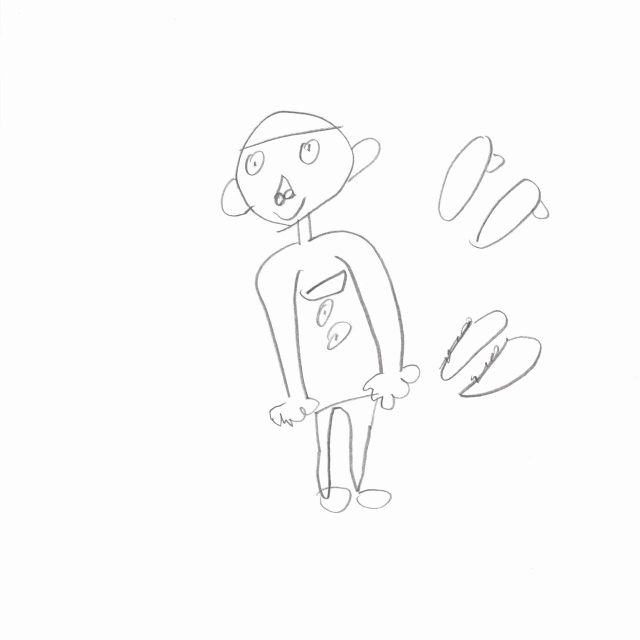
//> input picture test.jpg, 1280 x 1280 px (shown at 1/2 size)
$ ./direct_pipeline_remaining_test ../../../test.jpg   (built with g++ and OpenCV 4)
//> lines starting //> are read from the running program, lines starting //| are printed output that depends on the picture; after the words box and inside, x2 and y2 are one past the last pixel; in counts of white or black regions, pixels touching at a corner belong together
//> further down, original is the input picture: 1280 rows x 1280 cols, CV_8UC3; mean B, G, R 251.1, 251.1, 251.1
#include <opencv2/opencv.hpp>

#include <chrono>
#include <filesystem>
#include <fstream>
#include <iomanip>
#include <iostream>
#include <string>
#include <vector>

namespace fs = std::filesystem;

struct BinaryStats {
    int foregroundPixels;
    int components;
    int smallComponents;
};

static cv::Mat resizeKeepingAspectRatio(const cv::Mat& input, int targetSize) {
//> called with targetSize = 768
    const double scale = std::min(
        static_cast<double>(targetSize) / input.cols,
        static_cast<double>(targetSize) / input.rows
    );
    const int newWidth = static_cast<int>(input.cols * scale);
    const int newHeight = static_cast<int>(input.rows * scale);

    cv::Mat resized;
    cv::resize(input, resized, cv::Size(newWidth, newHeight), 0, 0, cv::INTER_AREA);
    return resized;
}

static cv::Mat denoise(const cv::Mat& input) {
    cv::Mat output;
    cv::GaussianBlur(input, output, cv::Size(3, 3), 0);
    return output;
}

static cv::Mat toGray(const cv::Mat& input) {
    cv::Mat gray;
    cv::cvtColor(input, gray, cv::COLOR_BGR2GRAY);
    return gray;
}

static cv::Mat adaptiveBinary(const cv::Mat& gray, int blockSize, int c) {
//> called with blockSize = 7, c = 3
    cv::Mat binary;
    cv::adaptiveThreshold(
        gray,
        binary,
        255,
        cv::ADAPTIVE_THRESH_GAUSSIAN_C,
        cv::THRESH_BINARY_INV,
        blockSize,
        c
    );
//> binary: 768 rows x 768 cols, CV_8UC1; 2.1% white in thin lines or dots, all inside (x1, y1, x2, y2) = (22, 15, 659, 683)
    return binary;
}

static cv::Mat otsuBinary(const cv::Mat& gray) {
    cv::Mat binary;
    cv::threshold(gray, binary, 0, 255, cv::THRESH_BINARY_INV | cv::THRESH_OTSU);
    return binary;
}

static cv::Mat addLightingGradient(const cv::Mat& gray) {
    cv::Mat shaded(gray.size(), gray.type());
    for (int y = 0; y < gray.rows; ++y) {
        for (int x = 0; x < gray.cols; ++x) {
            const double ratio = static_cast<double>(x) / std::max(1, gray.cols - 1);
            const double factor = 0.62 + 0.38 * ratio;
            shaded.at<uchar>(y, x) = cv::saturate_cast<uchar>(gray.at<uchar>(y, x) * factor);
        }
    }
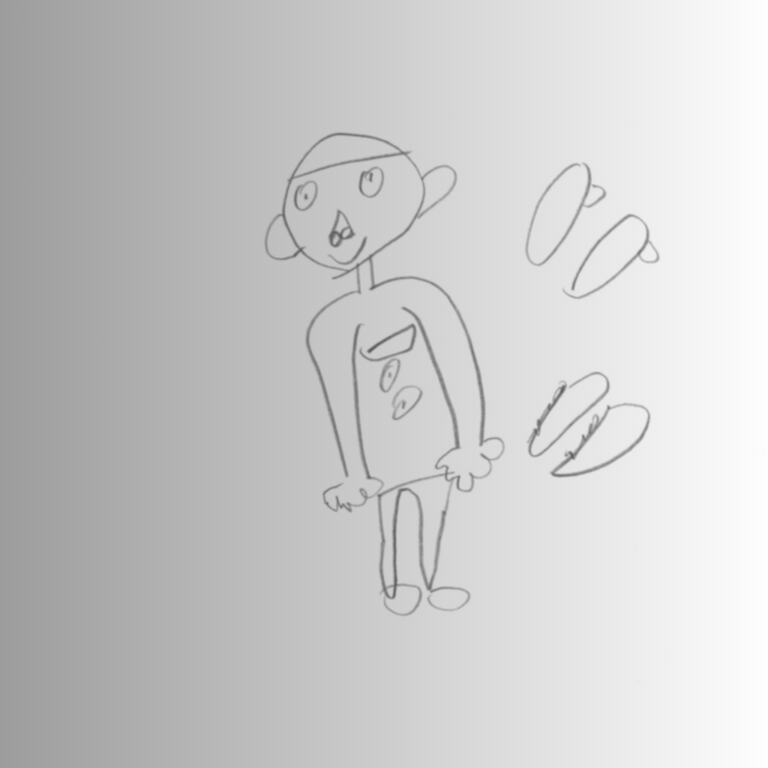
//> shaded: 768 rows x 768 cols, CV_8UC1; min 91, max 253, mean 203.3
    return shaded;
}

static BinaryStats getBinaryStats(const cv::Mat& binary) {
    cv::Mat labels;
    cv::Mat stats;
    cv::Mat centroids;
    const int labelCount = cv::connectedComponentsWithStats(binary, labels, stats, centroids, 8, CV_32S);

    int smallComponents = 0;
    for (int label = 1; label < labelCount; ++label) {
        const int area = stats.at<int>(label, cv::CC_STAT_AREA);
        if (area >= 1 && area <= 8) {
            ++smallComponents;
        }
    }

    return {
        cv::countNonZero(binary),
        std::max(0, labelCount - 1),
        smallComponents,
    };
}

static cv::Mat morph(const cv::Mat& binary, int operation, int kernelSize) {
    cv::Mat output;
    const cv::Mat kernel = cv::getStructuringElement(cv::MORPH_RECT, cv::Size(kernelSize, kernelSize));
    cv::morphologyEx(binary, output, operation, kernel);
    return output;
}

static double benchmarkMorph(const cv::Mat& binary, int operation, int kernelSize, int iterations) {
    cv::Mat output;
    morph(binary, operation, kernelSize);

    const auto start = std::chrono::steady_clock::now();
    for (int i = 0; i < iterations; ++i) {
        output = morph(binary, operation, kernelSize);
    }
    const auto end = std::chrono::steady_clock::now();
    const auto elapsed = std::chrono::duration<double, std::milli>(end - start).count();
    return elapsed / iterations;
}

static cv::Rect getContentRoi(const cv::Mat& binary) {
    if (binary.empty()) {
        return cv::Rect(0, 0, 0, 0);
    }

    cv::Mat closed = morph(binary, cv::MORPH_CLOSE, 5);
    std::vector<std::vector<cv::Point>> contours;
    cv::findContours(closed, contours, cv::RETR_EXTERNAL, cv::CHAIN_APPROX_SIMPLE);

    if (contours.empty()) {
        return cv::Rect(0, 0, binary.cols, binary.rows);
    }

    const double totalArea = static_cast<double>(binary.cols) * binary.rows;
    std::vector<std::pair<double, cv::Rect>> validRects;
    for (const auto& contour : contours) {
        const double area = cv::contourArea(contour);
        if (area < totalArea * 0.001) {
            continue;
        }
        validRects.push_back({area, cv::boundingRect(contour)});
    }

    if (validRects.empty()) {
        return cv::Rect(0, 0, binary.cols, binary.rows);
    }

    auto dominant = std::max_element(
        validRects.begin(),
        validRects.end(),
        [](const auto& a, const auto& b) { return a.first < b.first; }
    );

    cv::Rect roi = dominant->second;
    const int padding = 10;
    roi.x = std::max(0, roi.x - padding);
    roi.y = std::max(0, roi.y - padding);
    roi.width = std::min(binary.cols - roi.x, roi.width + 2 * padding);
    roi.height = std::min(binary.rows - roi.y, roi.height + 2 * padding);
    return roi;
}

static cv::Mat drawRoi(const cv::Mat& base, const cv::Rect& roi) {
    cv::Mat color;
    if (base.channels() == 1) {
        cv::cvtColor(base, color, cv::COLOR_GRAY2BGR);
    } else {
        color = base.clone();
    }
    cv::rectangle(color, roi, cv::Scalar(0, 0, 255), 2);
    return color;
}

static cv::Mat letterbox(const cv::Mat& input, int targetSize, int interpolation, uchar padValue, cv::Rect* placedRoi) {
    const double scale = std::min(
        static_cast<double>(targetSize) / input.cols,
        static_cast<double>(targetSize) / input.rows
    );
    const int newWidth = static_cast<int>(input.cols * scale);
    const int newHeight = static_cast<int>(input.rows * scale);

    cv::Mat resized;
    cv::resize(input, resized, cv::Size(newWidth, newHeight), 0, 0, interpolation);

    cv::Mat canvas(targetSize, targetSize, input.type(), cv::Scalar(padValue));
    const int x = (targetSize - newWidth) / 2;
    const int y = (targetSize - newHeight) / 2;
    resized.copyTo(canvas(cv::Rect(x, y, newWidth, newHeight)));

    if (placedRoi != nullptr) {
        *placedRoi = cv::Rect(x, y, newWidth, newHeight);
    }
    return canvas;
}

static void saveChannelSet(
    const std::string& outputDir,
    const std::string& prefix,
    const cv::Mat& grayCanvas,
    const cv::Mat& binaryCanvas
) {
    cv::Mat chR = grayCanvas;

    cv::Mat chG;
    cv::bitwise_not(binaryCanvas, chG);

    cv::Mat dist;
    cv::distanceTransform(binaryCanvas, dist, cv::DIST_L2, 5);
    cv::Mat distNorm;
    cv::normalize(dist, distNorm, 0, 255, cv::NORM_MINMAX, CV_8UC1);

    cv::Mat chB;
    cv::bitwise_not(distNorm, chB);

    cv::Mat finalImage;
    std::vector<cv::Mat> channels = {chB, chG, chR};
    cv::merge(channels, finalImage);

    cv::Mat replicated;
    cv::cvtColor(chR, replicated, cv::COLOR_GRAY2BGR);

    cv::imwrite(outputDir + "/" + prefix + "-ch-r-gray.png", chR);
    cv::imwrite(outputDir + "/" + prefix + "-ch-g-binary-inverted.png", chG);
    cv::imwrite(outputDir + "/" + prefix + "-ch-b-distance-inverted.png", chB);
    cv::imwrite(outputDir + "/" + prefix + "-final-3ch.png", finalImage);
    cv::imwrite(outputDir + "/" + prefix + "-simple-gray-replicated.png", replicated);

    std::vector<std::pair<std::string, cv::Scalar>> masks = {
        {"mask-r-zero", cv::Scalar(0, 255, 255)},
        {"mask-g-zero", cv::Scalar(255, 0, 255)},
        {"mask-b-zero", cv::Scalar(255, 255, 0)},
    };
    for (const auto& mask : masks) {
        cv::Mat masked = finalImage.clone();
        std::vector<cv::Mat> splitChannels;
        cv::split(masked, splitChannels);
        if (mask.first == "mask-r-zero") {
            splitChannels[2] = cv::Mat::zeros(splitChannels[2].size(), splitChannels[2].type());
        } else if (mask.first == "mask-g-zero") {
            splitChannels[1] = cv::Mat::zeros(splitChannels[1].size(), splitChannels[1].type());
        } else {
            splitChannels[0] = cv::Mat::zeros(splitChannels[0].size(), splitChannels[0].type());
        }
        cv::merge(splitChannels, masked);
        cv::imwrite(outputDir + "/" + prefix + "-" + mask.first + ".png", masked);
    }
}

static cv::Point maxDistancePoint(const cv::Mat& binaryCanvas, double* maxValue) {
    cv::Mat dist;
    cv::distanceTransform(binaryCanvas, dist, cv::DIST_L2, 5);

    cv::Point maxLoc;
    double minValue = 0.0;
    cv::Point minLoc;
    cv::minMaxLoc(dist, &minValue, maxValue, &minLoc, &maxLoc);
    return maxLoc;
}

int main(int argc, char** argv) {
    if (argc < 2) {
        std::cerr << "Usage: direct_pipeline_remaining_test <image_path> [output_dir]\n";
        return 1;
    }

    const std::string imagePath = argv[1];
    const std::string outputDir = argc >= 3
        ? argv[2]
        : "shared_volume/preprocess-remaining-test";
    fs::create_directories(outputDir);

    const cv::Mat original = cv::imread(imagePath);
    if (original.empty()) {
        std::cerr << "Failed to load: " << imagePath << "\n";
        return 1;
    }

    const cv::Mat resized = resizeKeepingAspectRatio(original, 768);
    const cv::Mat denoised = denoise(resized);
    const cv::Mat gray = toGray(denoised);
    const cv::Mat binary = adaptiveBinary(gray, 7, 3);
    const cv::Mat closed3 = morph(binary, cv::MORPH_CLOSE, 3);

    cv::imwrite(outputDir + "/00-gray-input.png", gray);
    cv::imwrite(outputDir + "/00-binary-baseline-b7-c3.png", binary);

    std::ofstream binCsv(outputDir + "/03b-binarize-test.csv");
    binCsv << "case,foregroundPixels,components,smallComponents,diffFromBaselinePixels\n";

    const cv::Mat shaded = addLightingGradient(gray);
    cv::imwrite(outputDir + "/03b-uneven-lighting-input.png", shaded);
    const cv::Mat shadedAdaptive = adaptiveBinary(shaded, 7, 3);
    const cv::Mat shadedOtsu = otsuBinary(shaded);
    cv::imwrite(outputDir + "/03b-uneven-adaptive-b7-c3.png", shadedAdaptive);
    cv::imwrite(outputDir + "/03b-uneven-otsu.png", shadedOtsu);
    cv::Mat shadedDiff;
    cv::absdiff(shadedAdaptive, shadedOtsu, shadedDiff);
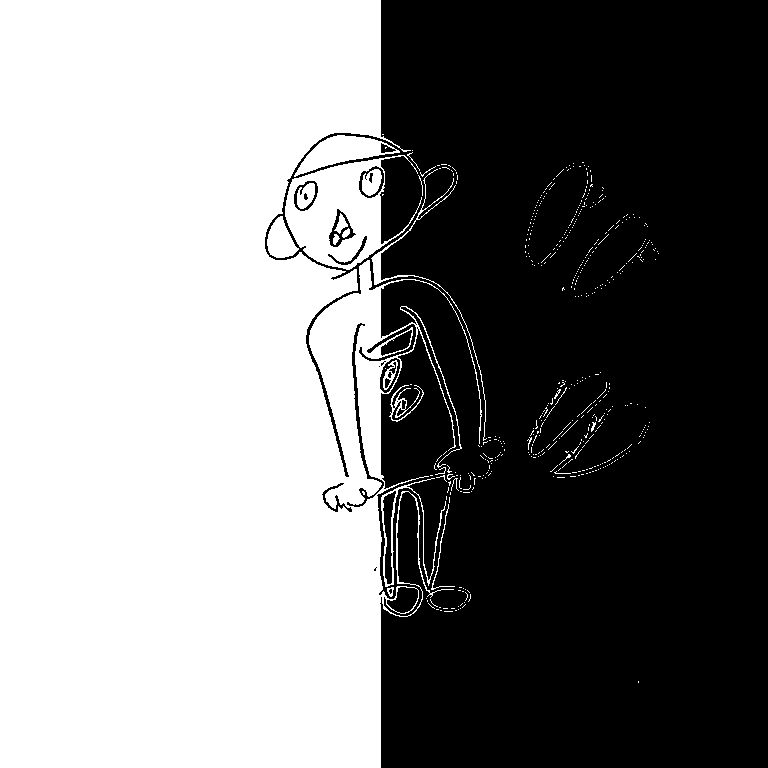
//> shadedDiff: 768 rows x 768 cols, CV_8UC1; 49.9% white; 503 white regions (478 under 20 px), largest, box (x1, y1, x2, y2) and area: (0, 0, 482, 768) 280170, (285, 155, 422, 270) 6814, (294, 135, 400, 177) 1891
    cv::imwrite(outputDir + "/03b-uneven-adaptive-vs-otsu-diff.png", shadedDiff);

    const std::vector<std::pair<std::string, cv::Mat>> binCases = {
        {"baseline-adaptive-b7-c3", binary},
        {"uneven-adaptive-b7-c3", shadedAdaptive},
        {"uneven-otsu", shadedOtsu},
        {"block-11-c3", adaptiveBinary(gray, 11, 3)},
        {"block-15-c3", adaptiveBinary(gray, 15, 3)},
        {"block-21-c3", adaptiveBinary(gray, 21, 3)},
        {"block-7-c1", adaptiveBinary(gray, 7, 1)},
        {"block-7-c5", adaptiveBinary(gray, 7, 5)},
        {"block-7-c10", adaptiveBinary(gray, 7, 10)},
    };
//> binCases = 9 items

    for (const auto& testCase : binCases) {
        const auto stats = getBinaryStats(testCase.second);
        cv::Mat diff;
        cv::absdiff(binary, testCase.second, diff);
        cv::imwrite(outputDir + "/03b-" + testCase.first + ".png", testCase.second);
        cv::imwrite(outputDir + "/03b-" + testCase.first + "-diff.png", diff);
        binCsv << testCase.first << ","
               << stats.foregroundPixels << ","
               << stats.components << ","
               << stats.smallComponents << ","
               << cv::countNonZero(diff) << "\n";
    }
//> this loop made 9 passes
//> labelCount in getBinaryStats on passes 1 to 8: 20, 20, 10, 18, 21, 22, 165, 19

    std::ofstream morphCsv(outputDir + "/03c-morphology-test.csv");
    morphCsv << "case,foregroundPixels,components,smallComponents,avgMs\n";
    const std::vector<std::tuple<std::string, int, int>> morphCases = {
        {"close-k3", cv::MORPH_CLOSE, 3},
        {"open-k3", cv::MORPH_OPEN, 3},
        {"close-k7", cv::MORPH_CLOSE, 7},
    };
    for (const auto& testCase : morphCases) {
        const auto name = std::get<0>(testCase);
        const auto operation = std::get<1>(testCase);
        const auto kernelSize = std::get<2>(testCase);
        const cv::Mat output = morph(binary, operation, kernelSize);
        const auto stats = getBinaryStats(output);
        cv::imwrite(outputDir + "/03c-" + name + ".png", output);
        morphCsv << name << ","
                 << stats.foregroundPixels << ","
                 << stats.components << ","
                 << stats.smallComponents << ","
                 << std::fixed << std::setprecision(4)
                 << benchmarkMorph(binary, operation, kernelSize, 50) << "\n";
    }
//> this loop made 3 passes
//> labelCount in getBinaryStats on passes 1 to 3: 16, 171, 10
//> pass 1, in getBinaryStats (call 10), `const int labelCount = cv::connectedComponentsWithStats(binary, labels..`:
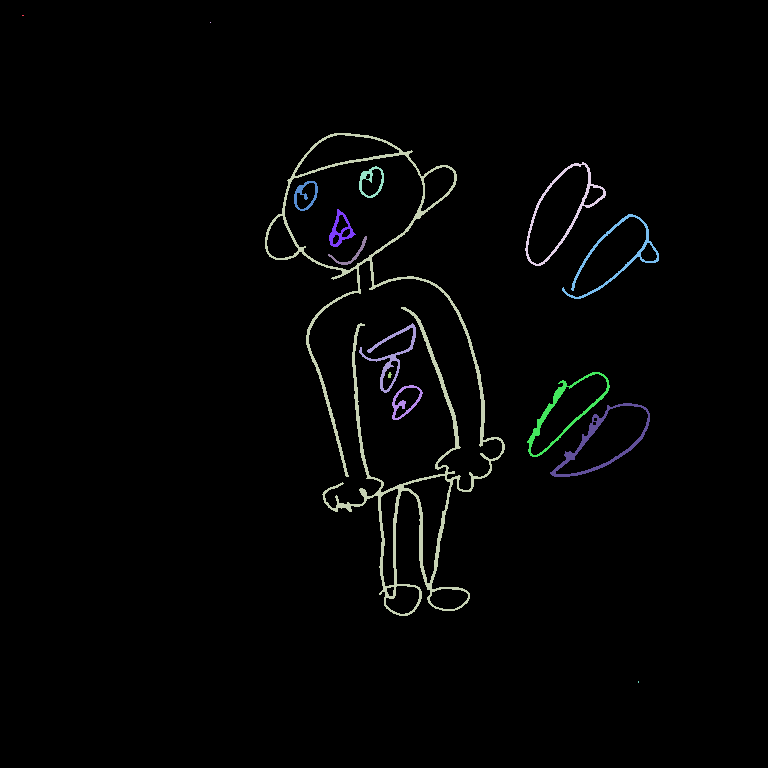
//> labels: 768 rows x 768 cols, CV_32SC1; 16 distinct labels, from 0 to 15; one colour per label, 0 black
//> pass 2, in getBinaryStats (call 11), `const int labelCount = cv::connectedComponentsWithStats(binary, labels..`:
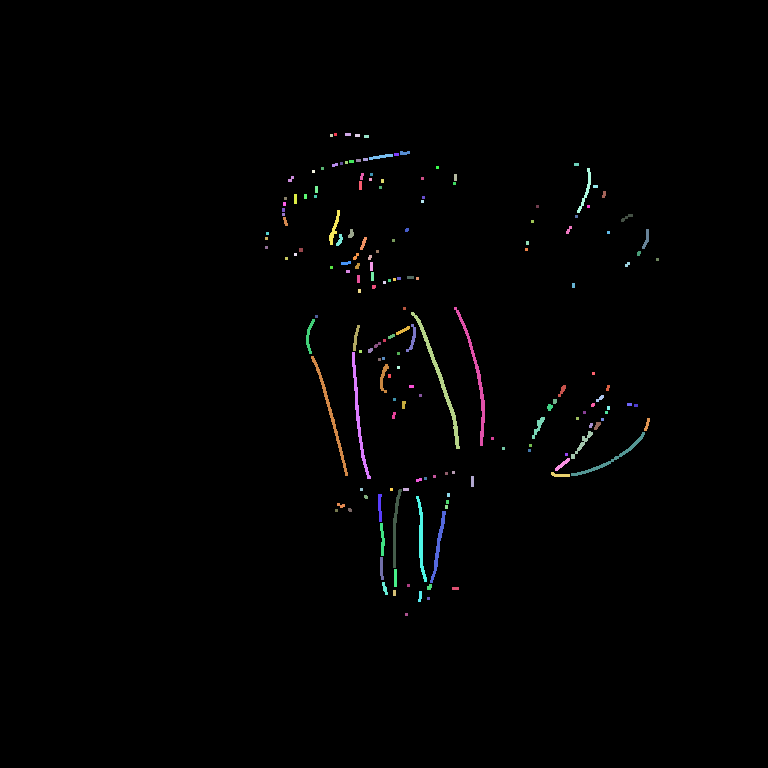
//> labels: 768 rows x 768 cols, CV_32SC1; 171 distinct labels, from 0 to 170; one colour per label, 0 black

    std::ofstream roiCsv(outputDir + "/03d-roi-test.csv");
    roiCsv << "case,x,y,width,height,note\n";
    const std::vector<std::pair<std::string, cv::Mat>> roiCases = [] {
        std::vector<std::pair<std::string, cv::Mat>> cases;
        cv::Mat blank(256, 256, CV_8UC1, cv::Scalar(0));
        cases.push_back({"blank", blank});

        cv::Mat dot(256, 256, CV_8UC1, cv::Scalar(0));
        dot.at<uchar>(128, 128) = 255;
        cases.push_back({"single-dot", dot});

        cv::Mat edge(256, 256, CV_8UC1, cv::Scalar(0));
        cv::rectangle(edge, cv::Rect(0, 48, 80, 160), cv::Scalar(255), cv::FILLED);
        cases.push_back({"edge-touching", edge});

        cv::Mat stains(256, 256, CV_8UC1, cv::Scalar(0));
        cv::circle(stains, cv::Point(40, 40), 2, cv::Scalar(255), cv::FILLED);
        cv::circle(stains, cv::Point(180, 60), 2, cv::Scalar(255), cv::FILLED);
        cv::circle(stains, cv::Point(120, 180), 2, cv::Scalar(255), cv::FILLED);
        cases.push_back({"stains-only", stains});
        return cases;
    }();

    for (const auto& testCase : roiCases) {
        const cv::Rect roi = getContentRoi(testCase.second);
        cv::imwrite(outputDir + "/03d-" + testCase.first + ".png", testCase.second);
        cv::imwrite(outputDir + "/03d-" + testCase.first + "-roi.png", drawRoi(testCase.second, roi));
        roiCsv << testCase.first << ","
               << roi.x << ","
               << roi.y << ","
               << roi.width << ","
               << roi.height << ","
               << (roi == cv::Rect(0, 0, testCase.second.cols, testCase.second.rows) ? "fallback-full" : "detected")
               << "\n";
    }
//> this loop made 4 passes
//> contours in getContentRoi on passes 1, 2, 4: 0 contours, 1 contour, all with area under 20, 3 contours, all with area under 20

    const cv::Rect actualRoi = getContentRoi(closed3) & cv::Rect(0, 0, gray.cols, gray.rows);
//> in getContentRoi (call 5), `cv::findContours(closed, contours, cv::RETR_EXTERNAL, cv::CHAIN_APPROX..`: contours = 8 contours, 3 with area under 20; largest, box (x1, y1, x2, y2) and area: (265, 133, 505, 616) 37236, (525, 162, 606, 266) 3981, (550, 403, 650, 477) 3640, (562, 214, 659, 299) 3514, (527, 372, 610, 457) 2922
//> actualRoi = Rect(255, 123, 260, 503)
    const cv::Mat roiGray = gray(actualRoi);
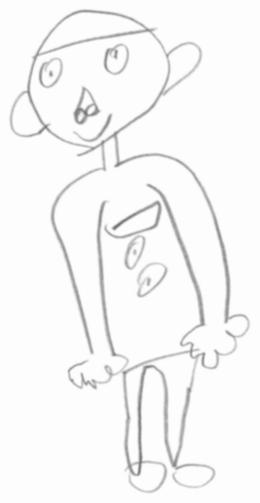
//> roiGray: 503 rows x 260 cols, CV_8UC1; min 113, max 254, mean 246.6
    const cv::Mat roiBinary = closed3(actualRoi);
//> roiBinary: 503 rows x 260 cols, CV_8UC1; 7.3% white; 8 white regions (1 under 20 px), largest, box (x1, y1, x2, y2) and area: (10, 10, 250, 493) 7596, (104, 200, 161, 270) 642, (74, 86, 101, 124) 337

    cv::Rect whitePlaced;
    const cv::Mat whiteGray = letterbox(roiGray, 512, cv::INTER_AREA, 255, &whitePlaced);
//> whitePlaced = Rect(124, 0, 264, 511)
    const cv::Mat whiteBinary = letterbox(roiBinary, 512, cv::INTER_NEAREST, 0, nullptr);
//> call 2 of letterbox, with targetSize = 512, interpolation = 0, padValue = 0
//> in letterbox (call 2), `cv::resize(input, resized, cv::Size(newWidth, newHeight), 0, 0, interp..`:
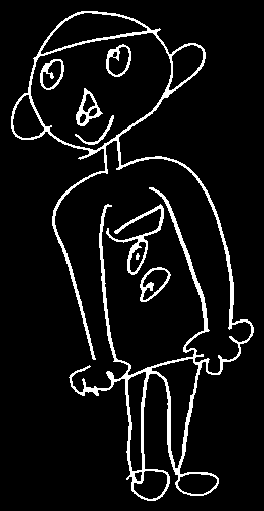
//> resized: 511 rows x 264 cols, CV_8UC1; 7.3% white; 8 white regions, largest, box (x1, y1, x2, y2) and area: (11, 11, 254, 501) 7803, (106, 204, 164, 275) 667, (76, 88, 103, 126) 337
    cv::Rect blackPlaced;
    const cv::Mat blackGray = letterbox(roiGray, 512, cv::INTER_AREA, 0, &blackPlaced);
//> call 3 of letterbox, with targetSize = 512, interpolation = 3, padValue = 0
//> in letterbox (call 3), `resized.copyTo(canvas(cv::Rect(x, y, newWidth, newHeight)));`:
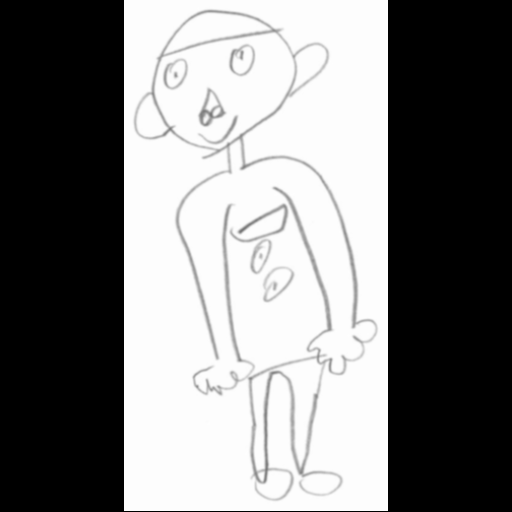
//> canvas: 512 rows x 512 cols, CV_8UC1; min 0, max 254, mean 126.9
//> blackPlaced = Rect(124, 0, 264, 511)
    const cv::Mat stretchedGray = [] (const cv::Mat& input) {
        cv::Mat output;
        cv::resize(input, output, cv::Size(512, 512), 0, 0, cv::INTER_AREA);
        return output;
    }(roiGray);
//> (the rest of the program and of its run is left out)
